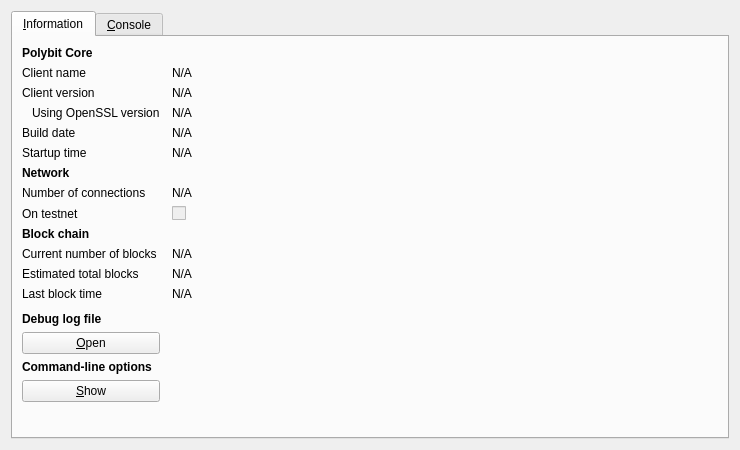
<?xml version="1.0" encoding="UTF-8"?>
<ui version="4.0">
 <class>RPCConsole</class>
 <widget class="QDialog" name="RPCConsole">
  <property name="geometry">
   <rect>
    <x>0</x>
    <y>0</y>
    <width>740</width>
    <height>450</height>
   </rect>
  </property>
  <property name="windowTitle">
   <string>Polybit - Debug window</string>
  </property>
  <layout class="QVBoxLayout" name="verticalLayout_2">
   <item>
    <widget class="QTabWidget" name="tabWidget">
     <property name="currentIndex">
      <number>0</number>
     </property>
     <widget class="QWidget" name="tab_info">
      <attribute name="title">
       <string>&amp;Information</string>
      </attribute>
      <layout class="QGridLayout" name="gridLayout" columnstretch="0,1">
       <property name="horizontalSpacing">
        <number>12</number>
       </property>
       <item row="0" column="0">
        <widget class="QLabel" name="label_9">
         <property name="font">
          <font>
           <weight>75</weight>
           <bold>true</bold>
          </font>
         </property>
         <property name="text">
          <string>Polybit Core</string>
         </property>
        </widget>
       </item>
       <item row="1" column="0">
        <widget class="QLabel" name="label_5">
         <property name="text">
          <string>Client name</string>
         </property>
        </widget>
       </item>
       <item row="1" column="1">
        <widget class="QLabel" name="clientName">
         <property name="cursor">
          <cursorShape>IBeamCursor</cursorShape>
         </property>
         <property name="text">
          <string>N/A</string>
         </property>
         <property name="textFormat">
          <enum>Qt::PlainText</enum>
         </property>
         <property name="textInteractionFlags">
          <set>Qt::LinksAccessibleByMouse|Qt::TextSelectableByKeyboard|Qt::TextSelectableByMouse</set>
         </property>
        </widget>
       </item>
       <item row="2" column="0">
        <widget class="QLabel" name="label_6">
         <property name="text">
          <string>Client version</string>
         </property>
        </widget>
       </item>
       <item row="2" column="1">
        <widget class="QLabel" name="clientVersion">
         <property name="cursor">
          <cursorShape>IBeamCursor</cursorShape>
         </property>
         <property name="text">
          <string>N/A</string>
         </property>
         <property name="textFormat">
          <enum>Qt::PlainText</enum>
         </property>
         <property name="textInteractionFlags">
          <set>Qt::LinksAccessibleByMouse|Qt::TextSelectableByKeyboard|Qt::TextSelectableByMouse</set>
         </property>
        </widget>
       </item>
       <item row="3" column="0">
        <widget class="QLabel" name="label_14">
         <property name="text">
          <string>Using OpenSSL version</string>
         </property>
         <property name="indent">
          <number>10</number>
         </property>
        </widget>
       </item>
       <item row="3" column="1">
        <widget class="QLabel" name="openSSLVersion">
         <property name="cursor">
          <cursorShape>IBeamCursor</cursorShape>
         </property>
         <property name="text">
          <string>N/A</string>
         </property>
         <property name="textFormat">
          <enum>Qt::PlainText</enum>
         </property>
         <property name="textInteractionFlags">
          <set>Qt::LinksAccessibleByMouse|Qt::TextSelectableByKeyboard|Qt::TextSelectableByMouse</set>
         </property>
        </widget>
       </item>
       <item row="4" column="0">
        <widget class="QLabel" name="label_12">
         <property name="text">
          <string>Build date</string>
         </property>
        </widget>
       </item>
       <item row="4" column="1">
        <widget class="QLabel" name="buildDate">
         <property name="cursor">
          <cursorShape>IBeamCursor</cursorShape>
         </property>
         <property name="text">
          <string>N/A</string>
         </property>
         <property name="textFormat">
          <enum>Qt::PlainText</enum>
         </property>
         <property name="textInteractionFlags">
          <set>Qt::LinksAccessibleByMouse|Qt::TextSelectableByKeyboard|Qt::TextSelectableByMouse</set>
         </property>
        </widget>
       </item>
       <item row="5" column="0">
        <widget class="QLabel" name="label_13">
         <property name="text">
          <string>Startup time</string>
         </property>
        </widget>
       </item>
       <item row="5" column="1">
        <widget class="QLabel" name="startupTime">
         <property name="cursor">
          <cursorShape>IBeamCursor</cursorShape>
         </property>
         <property name="text">
          <string>N/A</string>
         </property>
         <property name="textFormat">
          <enum>Qt::PlainText</enum>
         </property>
         <property name="textInteractionFlags">
          <set>Qt::LinksAccessibleByMouse|Qt::TextSelectableByKeyboard|Qt::TextSelectableByMouse</set>
         </property>
        </widget>
       </item>
       <item row="6" column="0">
        <widget class="QLabel" name="label_11">
         <property name="font">
          <font>
           <weight>75</weight>
           <bold>true</bold>
          </font>
         </property>
         <property name="text">
          <string>Network</string>
         </property>
        </widget>
       </item>
       <item row="7" column="0">
        <widget class="QLabel" name="label_7">
         <property name="text">
          <string>Number of connections</string>
         </property>
        </widget>
       </item>
       <item row="7" column="1">
        <widget class="QLabel" name="numberOfConnections">
         <property name="cursor">
          <cursorShape>IBeamCursor</cursorShape>
         </property>
         <property name="text">
          <string>N/A</string>
         </property>
         <property name="textFormat">
          <enum>Qt::PlainText</enum>
         </property>
         <property name="textInteractionFlags">
          <set>Qt::LinksAccessibleByMouse|Qt::TextSelectableByKeyboard|Qt::TextSelectableByMouse</set>
         </property>
        </widget>
       </item>
       <item row="8" column="0">
        <widget class="QLabel" name="label_8">
         <property name="text">
          <string>On testnet</string>
         </property>
        </widget>
       </item>
       <item row="8" column="1">
        <widget class="QCheckBox" name="isTestNet">
         <property name="enabled">
          <bool>false</bool>
         </property>
         <property name="text">
          <string/>
         </property>
        </widget>
       </item>
       <item row="9" column="0">
        <widget class="QLabel" name="label_10">
         <property name="font">
          <font>
           <weight>75</weight>
           <bold>true</bold>
          </font>
         </property>
         <property name="text">
          <string>Block chain</string>
         </property>
        </widget>
       </item>
       <item row="10" column="0">
        <widget class="QLabel" name="label_3">
         <property name="text">
          <string>Current number of blocks</string>
         </property>
        </widget>
       </item>
       <item row="10" column="1">
        <widget class="QLabel" name="numberOfBlocks">
         <property name="cursor">
          <cursorShape>IBeamCursor</cursorShape>
         </property>
         <property name="text">
          <string>N/A</string>
         </property>
         <property name="textFormat">
          <enum>Qt::PlainText</enum>
         </property>
         <property name="textInteractionFlags">
          <set>Qt::LinksAccessibleByMouse|Qt::TextSelectableByKeyboard|Qt::TextSelectableByMouse</set>
         </property>
        </widget>
       </item>
       <item row="11" column="0">
        <widget class="QLabel" name="label_4">
         <property name="text">
          <string>Estimated total blocks</string>
         </property>
        </widget>
       </item>
       <item row="11" column="1">
        <widget class="QLabel" name="totalBlocks">
         <property name="cursor">
          <cursorShape>IBeamCursor</cursorShape>
         </property>
         <property name="text">
          <string>N/A</string>
         </property>
         <property name="textFormat">
          <enum>Qt::PlainText</enum>
         </property>
         <property name="textInteractionFlags">
          <set>Qt::LinksAccessibleByMouse|Qt::TextSelectableByKeyboard|Qt::TextSelectableByMouse</set>
         </property>
        </widget>
       </item>
       <item row="12" column="0">
        <widget class="QLabel" name="label_2">
         <property name="text">
          <string>Last block time</string>
         </property>
        </widget>
       </item>
       <item row="12" column="1">
        <widget class="QLabel" name="lastBlockTime">
         <property name="cursor">
          <cursorShape>IBeamCursor</cursorShape>
         </property>
         <property name="text">
          <string>N/A</string>
         </property>
         <property name="textFormat">
          <enum>Qt::PlainText</enum>
         </property>
         <property name="textInteractionFlags">
          <set>Qt::LinksAccessibleByMouse|Qt::TextSelectableByKeyboard|Qt::TextSelectableByMouse</set>
         </property>
        </widget>
       </item>
       <item row="13" column="0">
        <spacer name="verticalSpacer_2">
         <property name="orientation">
          <enum>Qt::Vertical</enum>
         </property>
         <property name="sizeHint" stdset="0">
          <size>
           <width>20</width>
           <height>20</height>
          </size>
         </property>
        </spacer>
       </item>
       <item row="14" column="0">
        <widget class="QLabel" name="labelDebugLogfile">
         <property name="font">
          <font>
           <weight>75</weight>
           <bold>true</bold>
          </font>
         </property>
         <property name="text">
          <string>Debug log file</string>
         </property>
        </widget>
       </item>
       <item row="15" column="0">
        <widget class="QPushButton" name="openDebugLogfileButton">
         <property name="toolTip">
          <string>Open the Polybit debug log file from the current data directory. This can take a few seconds for large log files.</string>
         </property>
         <property name="text">
          <string>&amp;Open</string>
         </property>
         <property name="autoDefault">
          <bool>false</bool>
         </property>
        </widget>
       </item>
       <item row="16" column="0">
        <widget class="QLabel" name="labelCLOptions">
         <property name="font">
          <font>
           <weight>75</weight>
           <bold>true</bold>
          </font>
         </property>
         <property name="text">
          <string>Command-line options</string>
         </property>
        </widget>
       </item>
       <item row="17" column="0">
        <widget class="QPushButton" name="showCLOptionsButton">
         <property name="toolTip">
          <string>Show the Polybit-Qt help message to get a list with possible Polybit command-line options.</string>
         </property>
         <property name="text">
          <string>&amp;Show</string>
         </property>
         <property name="autoDefault">
          <bool>false</bool>
         </property>
        </widget>
       </item>
       <item row="18" column="0">
        <spacer name="verticalSpacer">
         <property name="orientation">
          <enum>Qt::Vertical</enum>
         </property>
         <property name="sizeHint" stdset="0">
          <size>
           <width>20</width>
           <height>40</height>
          </size>
         </property>
        </spacer>
       </item>
      </layout>
     </widget>
     <widget class="QWidget" name="tab_console">
      <attribute name="title">
       <string>&amp;Console</string>
      </attribute>
      <layout class="QVBoxLayout" name="verticalLayout_3">
       <property name="spacing">
        <number>3</number>
       </property>
       <item>
        <widget class="QTextEdit" name="messagesWidget">
         <property name="minimumSize">
          <size>
           <width>0</width>
           <height>100</height>
          </size>
         </property>
         <property name="readOnly">
          <bool>true</bool>
         </property>
         <property name="tabKeyNavigation" stdset="0">
          <bool>false</bool>
         </property>
         <property name="columnCount" stdset="0">
          <number>2</number>
         </property>
        </widget>
       </item>
       <item>
        <layout class="QHBoxLayout" name="horizontalLayout">
         <property name="spacing">
          <number>3</number>
         </property>
         <item>
          <widget class="QLabel" name="label">
           <property name="text">
            <string notr="true">&gt;</string>
           </property>
          </widget>
         </item>
         <item>
          <widget class="QLineEdit" name="lineEdit"/>
         </item>
         <item>
          <widget class="QPushButton" name="clearButton">
           <property name="maximumSize">
            <size>
             <width>24</width>
             <height>24</height>
            </size>
           </property>
           <property name="toolTip">
            <string>Clear console</string>
           </property>
           <property name="text">
            <string/>
           </property>
           <property name="icon">
            <iconset resource="../bitcoin.qrc">
             <normaloff>:/icons/remove</normaloff>:/icons/remove</iconset>
           </property>
           <property name="shortcut">
            <string notr="true">Ctrl+L</string>
           </property>
           <property name="autoDefault">
            <bool>false</bool>
           </property>
          </widget>
         </item>
        </layout>
       </item>
      </layout>
     </widget>
    </widget>
   </item>
  </layout>
 </widget>
 <resources>
  <include location="../bitcoin.qrc"/>
 </resources>
 <connections/>
</ui>
